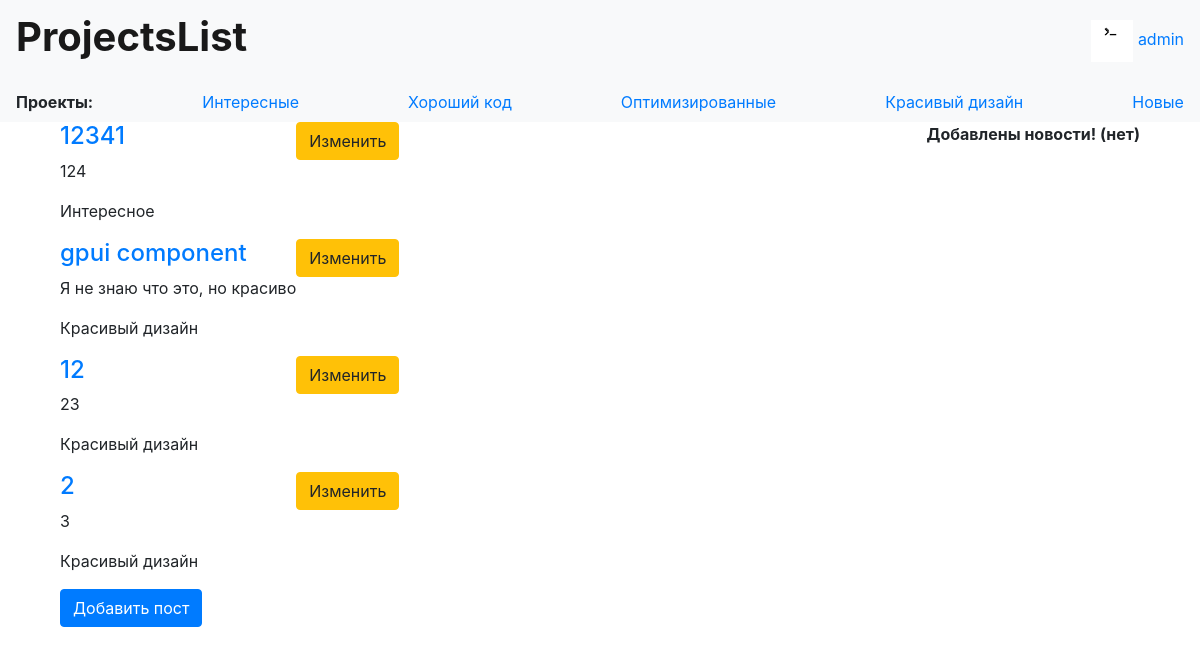
The page / (signed in) on the database its author committed.
### data/users.py (models this page shows, shortened)
class User(SqlAlchemyBase, UserMixin):
    __tablename__ = 'users'
    id = sa.Column(sa.Integer, primary_key=True, autoincrement=True)
    name = sa.Column(sa.String)
    mail = sa.Column(sa.String, unique=True)
    hashed_password = sa.Column(sa.String)
    info = sa.Column(sa.String)
    image = sa.Column(sa.String)
    github = sa.Column(sa.String)
    create_time = sa.Column(sa.DateTime, default=datetime.now)
    posts = sa.orm.relationship('Post', back_populates='author')
    comments = sa.orm.relationship('Comment', back_populates='author')
    liked_posts = sa.orm.relationship('Post', back_populates='users_who_liked', secondary='rating_posts')
    liked_comments = sa.orm.relationship('Comment', back_populates='users_who_liked', secondary='rating_comments')

### data/posts.py (models this page shows)
class Post(SqlAlchemyBase):
    __tablename__ = 'posts'
    id = sa.Column(sa.Integer, primary_key=True, autoincrement=True)
    title = sa.Column(sa.String)
    text = sa.Column(sa.String)
    project_link = sa.Column(sa.String)
    category = sa.Column(sa.String)
    like = sa.Column(sa.Integer, default=0)
    dislike = sa.Column(sa.Integer, default=0)
    create_time = sa.Column(sa.DateTime, default=datetime.now)
    author = sa.orm.relationship('User', back_populates='posts')
    author_id = sa.Column(sa.Integer, sa.ForeignKey('users.id'))
    users_who_liked = sa.orm.relationship('User', back_populates='liked_posts', secondary='rating_posts')
    comments = sa.orm.relationship('Comment', back_populates='post')

### server.py (the view)
@app.route('/')
def home():
    try:
        db = db_session.create_session()
        posts = db.query(Post).all()[:-5:-1]
        return flask.render_template('home.html', title='ProjectsList', posts=posts)
    finally:
        db.close()

### data/db_session.py (called while the page is built)
def create_session() -> Session:
    global __factory
    return __factory()

### server.py (called while the page is built)
@login_manager.user_loader
def load_user(user_id):
    try:
        db = db_session.create_session()
        return db.query(User).get(user_id)
    finally:
        db.close()

### templates/home.html
{% extends "base.html" %}
{% block content %}
    <div class='container'>
        <div class='posts' style='display: inline-block'>
            {% for post in posts %}
            <div class='small-post'>
                <div style='display: inline-block;'>
                    <a href='posts/{{post.id}}'>
                        <h4>{{post.title}}</h4>
                    </a>
                    <p>{{post.text}}</p>
                    <p>{{post.category}}</p>
                </div>
                {% if current_user.id == post.author.id or current_user.id == 1 %}
                <div style='display: inline-block; float: right;'>
                    <a type='button' class='btn btn-warning' href='posts/edit/{{post.id}}'>Изменить</a>
                </div>
                {% endif %}
            </div>
            {% endfor %}
            {% if current_user.is_authenticated %}
            <a class='btn btn-primary' href='/add_post' style='text-align: center'>Добавить пост</a>
            {% endif %}
        </div>
        <div class='news' style='display: inline-block; float: right'>
            <b>Добавлены новости! (нет)</b>
        </div>
    </div>
{% endblock %}

### templates/base.html (shortened to what this page needs)
<!doctype html>
<html lang="en">
<head>
    <link rel="stylesheet"
          href="https://stackpath.bootstrapcdn.com/bootstrap/4.4.1/css/bootstrap.min.css"
>
</head>
<body>
<header>
    <nav class="navbar navbar-light bg-light">
        <a class="navbar-brand" href='/'><h1><b>ProjectsList</b></h1></a>
        {% if current_user.is_authenticated %}
        	<div class='user-navbar'>
			<img class='user-icon' src='/{{current_user.image}}' width='42' height='42' /img>
			<a class='user-name' href="/user{{current_user.id}}">{{ current_user.name }}</a>
		</div>
        {% else %}
		<a class="btn btn-primary " href="/register">Зарегистрироваться</a>
		<a class="btn btn-success" href="/login">Войти</a>
        {% endif %}
    </nav>
    <nav class="navbar navbar-light bg-light">
        <b>Проекты:</b>
	<a href='/interesting'>Интересные</a>
        <a href='/goodcode'>Хороший код</a>
        <a href='/optimized'>Оптимизированные</a>
        <a href='/beautifuldesign '>Красивый дизайн</a>
        <a href='/new'>Новые</a>
    </nav>
</header>
<main role="main" class='container'>
    {% block content %}{% endblock %}
</main>
</body>
</html>

### rows shown on the page
User: image (picture), name "admin"
Post: title "12341", text "124", category "Интересное"
Post: title "gpui component", text "Я не знаю что это, но красиво", category "Красивый дизайн"
Post: title "12", text "23", category "Красивый дизайн"
Post: title "2", text "3", category "Красивый дизайн"
